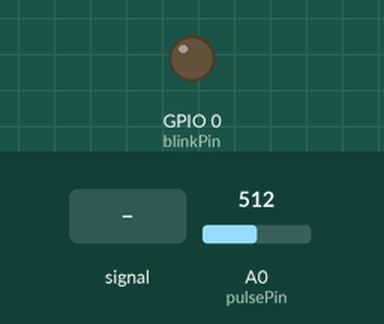
Simulated run of this sketch. Board: ESP8266 (NodeMCU). Parts: output pins drawn as LEDs (lit = HIGH). The inputs (shaded band) are chosen by the test bench; at power-on: A0 (pulsePin) = 512. WiFi joins after 1.5 s; servers stay silent unless stated; no MQTT or app messages arrive unless stated; what the sketch prints to the serial monitor is not drawn.

Above: at 2.7 s.
2.8 s: A0 (pulsePin) fed a 200 Hz sine of ±81 counts around its level
At 5.3 s:
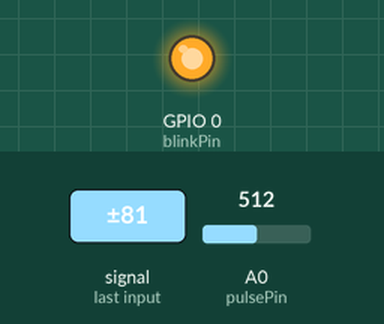
5.8 s: A0 (pulsePin) set to 523
At 6.3 s:
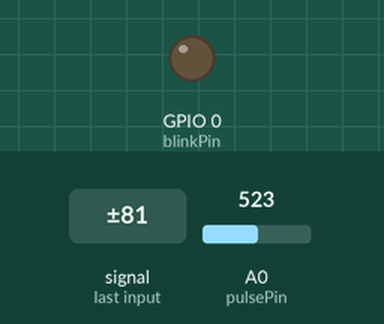
7.5 s: A0 (pulsePin) set to 511
At 8.7 s:
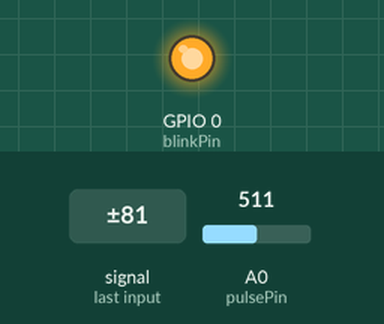
9.0 s: A0 (pulsePin) set to 710
At 9.9 s:
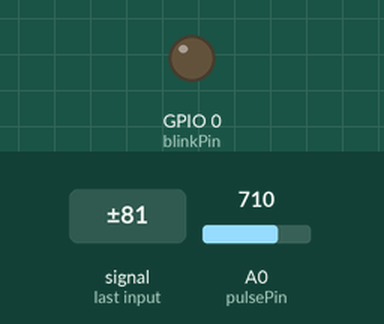
Timing chart, 0 to 12.0 s (numbered marks = the images above; inputs shaded):
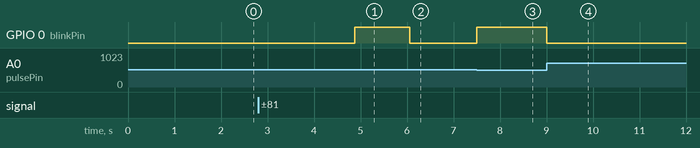

The sketch:

IOTPulse.ino
```cpp
/*
    SwitchDoc Labs Code for IOT Pulse
    Connects Pulse detector to the IBM Bluemix IoT using a ESP8266 processor
    based on pulsecounting code from www.pulsesensor.com
    November 2015

  ----------------------  Notes ----------------------  ----------------------
  This code:
  1) Blinks an LED to User's Live Heartbeat   PIN 0
  2) Fades an LED to User's Live HeartBeat
  3) Determines BPM
  4) Prints All of the Above to Serial
*/

extern "C" {
  #include "user_interface.h"
}
#include <ESP8266WiFi.h>
#include <PubSubClient.h> // https://github.com/knolleary/pubsubclient/releases/tag/v2.3

//----------------------------------------------------------------------
//Local WiFi Variables

const char* ssid = "gracie";
//const char ssid[] = {"gracie"};
const char* password = "faraday01";

#define IOTPULSEVERSION 004

// IBM BlueMix IOT Foundation Data

#define ORG "4183lj"
#define DEVICE_TYPE "IOTPulse-01"
#define DEVICE_ID "1"
#define TOKEN "ul!fjH!y8y0gDREmsA"


// setup for IOT IBM

char server[] = ORG ".messaging.internetofthings.ibmcloud.com";
char topic[] = "iot-2/evt/status/fmt/json";
char authMethod[] = "use-token-auth";
char token[] = TOKEN;
char clientId[] = "d:" ORG ":" DEVICE_TYPE ":" DEVICE_ID;

//----------------------------------------------------------------------


//  Variables
int pulsePin = A0;                 // Pulse Sensor purple wire connected to analog pin 0
int blinkPin = 0;                // pin to blink led at each beat
int fadePin = 5;                  // pin to do fancy classy fading blink at each beat
int fadeRate = 0;                 // used to fade LED on with PWM on fadePin

// Volatile Variables, used in the interrupt service routine!
volatile int BPM;                   // int that holds raw Analog in 0. updated every 2mS
volatile int Signal;                // holds the incoming raw data
volatile int IBI = 600;             // int that holds the time interval between beats! Must be seeded!
volatile boolean Pulse = false;     // "True" when User's live heartbeat is detected. "False" when not a "live beat".
volatile boolean QS = false;        // becomes true when Arduoino finds a beat.

// Regards Serial OutPut  -- Set This Up to your needs
static boolean serialData = true;   // Set to 'false' by Default.  Re-set to 'true' to see Arduino Serial Monitor data


#include "AllSerialHandling.h"
#include "Interrupt.h"


void callback(char* topic, byte* payload, unsigned int length) {
  Serial.println("callback invoked from IOT BlueMix");
}

WiFiClient wifiClient;
PubSubClient client(server, 1883, callback, wifiClient);

unsigned long oldPulseTime;
unsigned long oldIOTTime;

void setup() {


  pinMode(blinkPin, OUTPUT);        // pin that will blink to your heartbeat!

  Serial.begin(115200);             // we agree to talk fast!


  Serial.println("----------------");
  Serial.println("IOTPulse IBM Bluemix IOT");
  Serial.println("----------------");

  Serial.print("Connecting to ");
  Serial.print(ssid);
  if (strcmp (WiFi.SSID().c_str(), ssid) != 0) {
    WiFi.begin(ssid, password);
  }
  while (WiFi.status() != WL_CONNECTED) {
    delay(500);
    Serial.print(".");
  }
  Serial.println("");

  Serial.print("Local WiFi connected, IP address: ");
  Serial.println(WiFi.localIP());

  // interruptSetup();                 // sets up to read Pulse Sensor signal every 2mS
  // Note:  Interrupts based on os_timer seems to break the ESP8266 WiFi.  Moving to micros() polling methodology
  oldPulseTime = micros();
  oldIOTTime = micros();
}

int sampleCount = 0;
int beatCount = 0;

int beatValue = 0;
unsigned long newPulseDeltaTime;
unsigned long newIOTDeltaTime;

//  Where the Magic Happens
void loop() {

  //serialOutput() ;

  if (QS == true) {    // A Heartbeat Was Found
    // BPM and IBI have been Determined
    // Quantified Self "QS" true when arduino finds a heartbeat
    digitalWrite(blinkPin, LOW);    // Blink LED, we got a beat.
    beatCount++;

    serialOutputWhenBeatHappens();   // A Beat Happened, Output that to serial.
    QS = false;                      // reset the Quantified Self flag for next time
  }

  newPulseDeltaTime = micros() - oldPulseTime; // doing this handles the 71 second rollover because of unsighned arithmetic

  newIOTDeltaTime = micros() - oldIOTTime; // doing this handles the 71 second rollover because of unsighned arithmetic


  // do this every ten seconds
  if (newIOTDeltaTime > 10000000)  // check for 10sec work to be done
  {

    Serial.print("IOT Delta time =");
    Serial.println(newIOTDeltaTime);
    sampleCount++;

    // Sending payload: {"d":{"IOTPulse":"IP1","VER":2"SC":0,"BPM":235,"IBI":252}}

    String payload = "{\"d\":{\"IOTPulse\":\"IP1\",";
    payload += "\"VER\":";
    payload += IOTPULSEVERSION;
    payload += ",\"SC\":";
    payload += sampleCount;
    payload += ",\"BPM\":";
    payload += BPM;
    payload += ",\"IBI\":";
    payload += IBI;
    payload += ",\"BC\":";
    payload += beatCount;
    payload += "}}";

    if (!!!client.connected()) {
      Serial.print("Reconnecting client to ");
      Serial.println(server);
      while (!!!client.connect(clientId, authMethod, token)) {
        Serial.print(".");
        delay(500);
      }
      Serial.println();
    }

    Serial.print("Sending IOTPulse payload: ");
    Serial.println(payload);

    if (client.publish(topic, (char*) payload.c_str())) {
      Serial.println("BlueMix IOT Publish ok");
    } else {
      Serial.println("BlueMix IOT Publish failed");
    }
    oldIOTTime = micros();

    // restart the pulse counter
    restartPulse();
  }


  //Serial.print("micros()=");
  //Serial.println(micros());


  if (newPulseDeltaTime > 2000)  // check for 2ms work to be done
  {


    //Serial.print("Pulse Delta time =");
    //Serial.println(newPulseDeltaTime);
    // do the work for pulse calculation
    timerCallback(NULL);

    oldPulseTime = micros();
  }

  yield(); //  take a break
}
```

AllSerialHandling.h
```cpp
//////////
/////////  All Serial Handling Code,
/////////  It's Changeable with the 'serialVisual' variable
/////////  Set it to 'true' or 'false' when it's declared at start of code.
/////////

void sendDataToSerial(char symbol, int data );

void serialOutput() {  // Decide How To Output Serial.

    sendDataToSerial('S', Signal);     // goes to sendDataToSerial function
}


//  Decides How To OutPut BPM and IBI Data
void serialOutputWhenBeatHappens() {
  if (serialData == true) {           //  Code to Make the Serial Monitor Visualizer Work
    Serial.print("*** Heart-Beat Happened *** ");  //ASCII Art Madness
    Serial.print("BPM: ");
    Serial.print(BPM);
    Serial.print(" IBI: ");
    Serial.print(IBI);
    Serial.println("  ");
  }
}


//  Sends Data to Pulse Sensor Processing App, Native Mac App, or Third-party Serial Readers.
void sendDataToSerial(char symbol, int data ) {
  Serial.print(symbol);

  Serial.println(data);
}
```

Interrupt.h
```cpp
volatile int rate[10];                    // array to hold last ten IBI values
volatile unsigned long sampleCounter = 0;          // used to determine pulse timing
volatile unsigned long lastBeatTime = 0;           // used to find IBI
volatile int P = 680;                     // used to find peak in pulse wave, seeded 512
volatile int T = 680;                     // used to find trough in pulse wave, seeded 512
volatile int thresh = 700;                // used to find instant moment of heart beat, seeded 525
volatile int amp = 100;                   // used to hold amplitude of pulse waveform, seeded
volatile boolean firstBeat = true;        // used to seed rate array so we startup with reasonable BPM
volatile boolean secondBeat = false;      // used to seed rate array so we startup with reasonable BPM


void restartPulse()
{

  sampleCounter = 0;          // used to determine pulse timing
  lastBeatTime = 0;           // used to find IBI
  P = 680;                     // used to find peak in pulse wave, seeded 512
  T = 680;                     // used to find trough in pulse wave, seeded 512
  thresh = 700;                // used to find instant moment of heart beat, seeded 525
  amp = 100;                   // used to hold amplitude of pulse waveform, seeded
  firstBeat = true;        // used to seed rate array so we startup with reasonable BPM
  secondBeat = false;


}
void timerCallback(void *pArg);


// THIS IS THE TIMER INTERRUPT SERVICE ROUTINE.
// Timer  makes sure that we take a reading every 2 miliseconds
void timerCallback(void *pArg) {                        // triggered on interrupts
  //cli();                                      // disable interrupts while we do this
  Signal = analogRead(pulsePin);              // read the Pulse Sensor
  //Serial.print("Signal-A0-:");
  //Serial.println(Signal);

  sampleCounter += 2;                         // keep track of the time in mS with this variable
  int N = sampleCounter - lastBeatTime;       // monitor the time since the last beat to avoid noise

  //  find the peak and trough of the pulse wave
  if (Signal < thresh && N > (IBI / 5) * 3) { // avoid dichrotic noise by waiting 3/5 of last IBI
    if (Signal < T) {                       // T is the trough
      T = Signal;                         // keep track of lowest point in pulse wave
    }
  }

  if (Signal > thresh && Signal > P) {        // thresh condition helps avoid noise
    P = Signal;                             // P is the peak
  }                                        // keep track of highest point in pulse wave

  //  NOW IT'S TIME TO LOOK FOR THE HEART BEAT
  // signal surges up in value every time there is a pulse
  if (N > 250) {                                  // avoid high frequency noise
    if ( (Signal > thresh) && (Pulse == false) && (N > (IBI / 5) * 3) ) {
      Pulse = true;                               // set the Pulse flag when we think there is a pulse
      digitalWrite(blinkPin, LOW);               // turn on  LED
      IBI = sampleCounter - lastBeatTime;         // measure time between beats in mS
      lastBeatTime = sampleCounter;               // keep track of time for next pulse

      if (secondBeat) {                      // if this is the second beat, if secondBeat == TRUE
        secondBeat = false;                  // clear secondBeat flag
        for (int i = 0; i <= 9; i++) {       // seed the running total to get a realisitic BPM at startup
          rate[i] = IBI;
        }
      }

      if (firstBeat) {                       // if it's the first time we found a beat, if firstBeat == TRUE
        firstBeat = false;                   // clear firstBeat flag
        secondBeat = true;                   // set the second beat flag
        //sei();                               // enable interrupts again
        return;                              // IBI value is unreliable so discard it
      }


      // keep a running total of the last 10 IBI values
      word runningTotal = 0;                  // clear the runningTotal variable

      for (int i = 0; i <= 8; i++) {          // shift data in the rate array
        rate[i] = rate[i + 1];                // and drop the oldest IBI value
        runningTotal += rate[i];              // add up the 9 oldest IBI values
      }

      rate[9] = IBI;                          // add the latest IBI to the rate array
      runningTotal += rate[9];                // add the latest IBI to runningTotal
      runningTotal /= 10;                     // average the last 10 IBI values
      BPM = 60000 / runningTotal;             // how many beats can fit into a minute? that's BPM!
      // reduce to 83% based on comparison
      BPM= (BPM * 83)/100;
      QS = true;                              // set Quantified Self flag
      // QS FLAG IS NOT CLEARED INSIDE THIS ISR
    }
  }

  if (Signal < thresh && Pulse == true) {  // when the values are going down, the beat is over
    digitalWrite(blinkPin, HIGH);           // turn off pin 13 LED
    Pulse = false;                         // reset the Pulse flag so we can do it again
    amp = P - T;                           // get amplitude of the pulse wave
    thresh = amp / 2 + T;                  // set thresh at 50% of the amplitude
    P = thresh;                            // reset these for next time
    T = thresh;
  }

  if (N > 2500) {                          // if 2.5 seconds go by without a beat
    thresh = 512;                          // set thresh default
    P = 512;                               // set P default
    T = 512;                               // set T default
    lastBeatTime = sampleCounter;          // bring the lastBeatTime up to date
    firstBeat = true;                      // set these to avoid noise
    secondBeat = false;                    // when we get the heartbeat back
  }

  //sei();                                   // enable interrupts when youre done!
}// end isr
```

Measured:
- the behaviour switches between 512 and 513 on A0 (pulsePin) (found by bisection; images 1 and 2)
- after the input at 2.8 s, GPIO 0 (blinkPin): LOW → HIGH after 2.1 s
- after the input at 5.8 s, GPIO 0 (blinkPin): HIGH → LOW after 0.26 s
- after the input at 7.5 s, GPIO 0 (blinkPin): LOW → HIGH at once
- after the input at 9.0 s, GPIO 0 (blinkPin): HIGH → LOW at once
